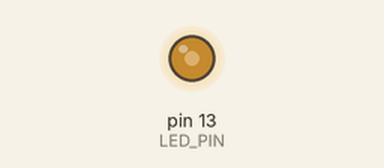
Bench run of a program on a simulated Arduino Uno, built with avr-gcc and run on an emulated ATmega328P. Shown: output pins drawn as LEDs (lit = HIGH). What the program prints to the serial monitor is not drawn.

Above: at 0.25 s.
At 1.2 s:
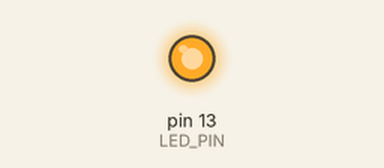
At 2.15 s:
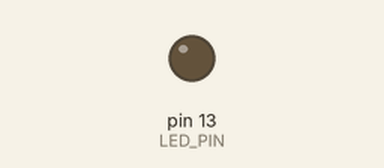
Timing chart, 0 to 4.7 s (numbered marks = the images above):
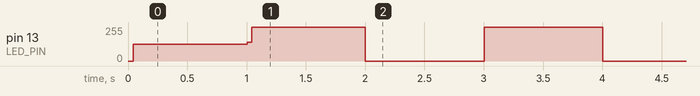

Measured:
- by itself, pin 13 (LED_PIN): repeats every 2.0 s: 255/255 0.96 s, 0/255 1.0 s

The program:

main.cpp
```cpp
#include <Arduino.h>

const int BUFFER_LEN = 256;
const uint8_t LED_PIN = LED_BUILTIN;

const uint16_t MESSAGE_ENABLE_LOGGER = 0x0035;
const uint16_t MESSAGE_ERROR_LOG = 0x0002;
const uint16_t MESSAGE_INFO_LOG = 0x0001;
const uint16_t MESSAGE_UPDATE_BLINK_PARAMS = 0x0033;

static uint64_t led_last_change = 0;

static bool logger_enabled = 1;
static uint32_t led_time_on = 1000;
static uint32_t led_time_off = 1000;

static void log_info(String message);
static void log_error(String message);
static void parse_message(uint8_t *buff, int len);

void setup()
{
  Serial.begin(115200);
  Serial.setTimeout(10);

  pinMode(LED_PIN, OUTPUT);

  cli();
  // set timer1 interrupt at 1kHz
  TCCR1A = 0;              // set entire TCCR1A register to 0
  TCCR1B = 0;              // same for TCCR1B
  TCNT1 = 0;               //initialize counter value to 0;
  OCR1A = 1999;            // = (16_000_000 Hz) / (1000 Hz * 8) - 1
  TCCR1B |= (1 << WGM12);  // CTC mode
  TCCR1B |= (1 << CS11);   // prescaler 8
  TIMSK1 |= (1 << OCIE1A); // compare interrupt
  sei();

  log_info("Device inited");
}

void loop()
{
  uint8_t buff[200];

  size_t size = Serial.readBytes(buff, sizeof(buff));
  if (size > 0)
  {
    parse_message(buff, size);
  }
}

ISR(TIMER1_COMPA_vect)
{
  unsigned long now = millis();
  bool enabled = digitalRead(LED_PIN);

  if (enabled && (now - led_time_on > led_last_change))
  {
    digitalWrite(LED_PIN, 0);
    led_last_change = now;
  }
  else if (!enabled && (now - led_time_off > led_last_change))
  {
    digitalWrite(LED_PIN, 1);
    led_last_change = now;
  }
}

static void log(uint16_t message_id, String text)
{
  if (!logger_enabled)
  {
    return;
  }

  uint8_t buffer[BUFFER_LEN];
  size_t size = 0;
  // message id
  buffer[0] = (message_id >> 8) & 0xFF;
  buffer[1] = message_id & 0xFF;
  size += 2;

  // text length
  buffer[2] = 0;
  buffer[3] = 0;
  buffer[4] = 0;
  buffer[5] = text.length();
  size += 4;

  // text
  text.getBytes(buffer + size, sizeof(buffer) - size);
  size += text.length();

  Serial.write(buffer, size);
  Serial.flush();
  delay(200);
}

static void log_info(String text)
{
  log(MESSAGE_INFO_LOG, text);
}

static void log_error(String text)
{
  log(MESSAGE_ERROR_LOG, text);
}

static void parse_message(uint8_t *buff, int len)
{
  uint16_t message_id = ((uint16_t)buff[0] << 8) | buff[1];

  if (message_id == MESSAGE_ENABLE_LOGGER)
  {
    bool enable = buff[2];
    if (enable)
    {
      logger_enabled = true;
    }
    log_info(String("ENABLE_LOGGER: ") + (enable ? '1' : '0'));
    if (!enable)
    {
      logger_enabled = false;
    }
  }
  if (message_id == MESSAGE_UPDATE_BLINK_PARAMS)
  {
    uint32_t time_on = ((uint32_t)buff[2] << 24) | ((uint32_t)buff[3] << 16) | ((uint32_t)buff[4] << 8) | buff[5];
    uint32_t time_off = ((uint32_t)buff[6] << 24) | ((uint32_t)buff[7] << 16) | ((uint32_t)buff[8] << 8) | buff[9];

    log_info("UPDATE_BLINK_PARAMS");
    log_info(String("time on: ") + time_on);
    log_info(String("time off: ") + time_off);
    if (time_on < 10)
    {
      log_error("time on >= 10!");
    }
    else if (time_off < 10)
    {
      log_error("time off >= 10!");
    }
    else
    {
      led_time_on = time_on;
      led_time_off = time_off;
      log_info("LED: OK");
    }
  }
}
```
